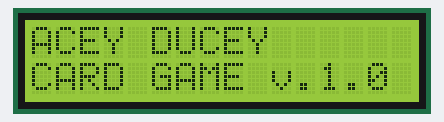
The sketch below on a simulated Arduino Uno, built with avr-gcc and run on an emulated ATmega328P. Parts: 16×2 character LCD.

Above: at 0.1 s.
At 2.1 s:
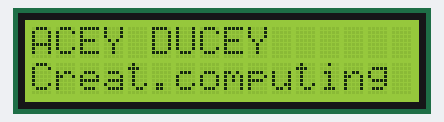
At 3.1 s:
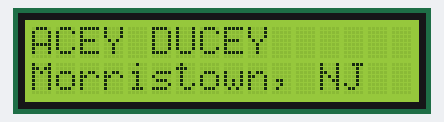
At 4.1 s:
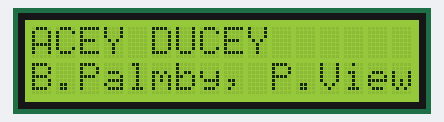
At 5.1 s:
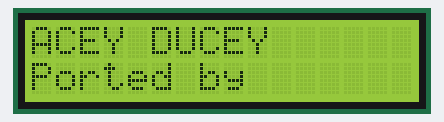
At 7.2 s:
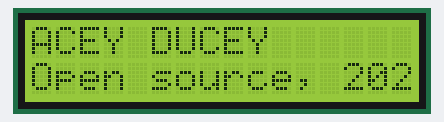

Measured:
- by itself, everything shown: repeats every 8.0 s, in 7 steps
- what the display in image 1 shows lasts 1.0 s, from 2.1 s to 3.1 s

The sketch:

Set-aceyDucey1602.ino
```cpp
/*
Week 000

Set - Acey Ducey on LCD1602

doc A. Savushkin
2.01.22
*/

#include <LiquidCrystal.h>             //add library
LiquidCrystal lcd(12, 11, 5, 4, 3, 2); //rs, en, d4, d5, d6, d7

int buttonPin = 8;

String versionProgram = "v.1.0";

byte dino[8] //массив символа dino
    {
        B00000,
        B00000,
        B00111,
        B00111,
        B10110,
        B11111,
        B01010,
        B01010,
    };

void setup(void)
{
    lcd.begin(16, 2);
    lcd.clear();

    pinMode(8, INPUT);
}

void loop(void)
{
    infoPage();
}

void infoPage(void)
{
    for (int a = 6; a >= 0; a--)
    {
        lcd.clear();
        lcd.setCursor(0, 0);
        lcd.print("ACEY DUCEY");

        if (a == 6)
        {
            lcd.setCursor(0, 1);
            lcd.print((String) "CARD GAME" + " " + versionProgram);
            delay(1000);
        }

        else if (a == 5)
        {
            lcd.setCursor(0, 1);
            lcd.print((String) "Creat.computing");
        }

        else if (a == 4)
        {
            lcd.setCursor(0, 1);
            lcd.print("Morristown, NJ");
        }

        else if (a == 3)
        {
            lcd.setCursor(0, 1);
            lcd.print("B.Palmby, P.View");
        }

        else if (a == 2)
        {
            lcd.setCursor(0, 1);
            lcd.print("Ported by");
        }

        else if (a == 1)
        {
            lcd.setCursor(0, 1);
            lcd.print("GH: avsavushkiny");
        }

        else if (a == 0)
        {
            lcd.setCursor(0, 1);
            lcd.print("Open source, 2022");
        }

        delay(1000);
    }

    //delay(3000);
}

void startPage(void)
{
}

void gamePage(void)
{
}
```
